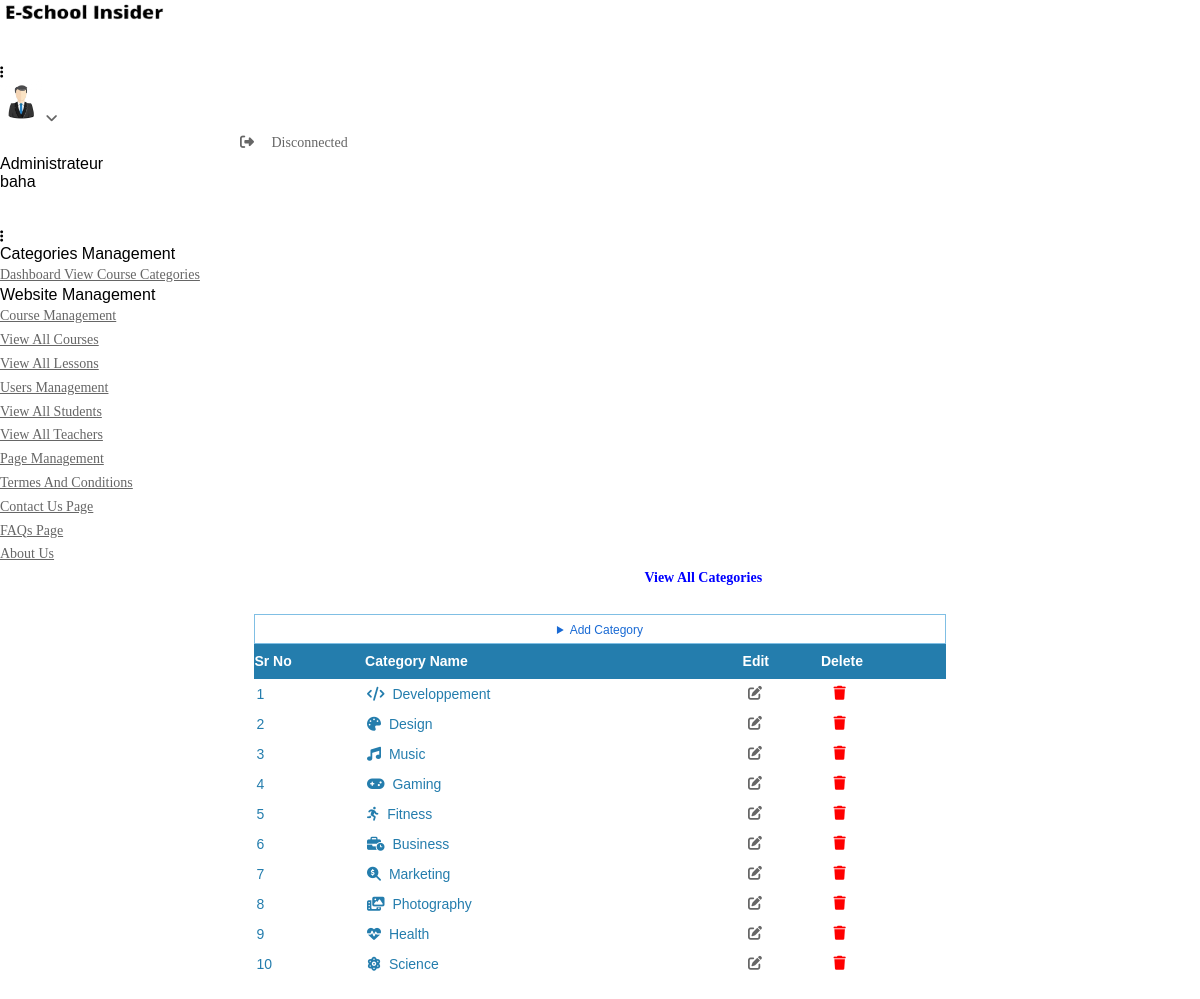
/admin/index.php?categories (signed in), run on the app's committed database.
### tables this page shows
CREATE TABLE `categories` (
  `cat_id` int(11) NOT NULL,
  `cat_name` varchar(255) NOT NULL,
  `cat_icon` varchar(255) NOT NULL
);

### www/admin/function.php (the view, shortened to what this page needs)
<?php
function view_cat(){
    include("db.php");
    $get_cat=$conn->prepare("select * from categories");
    $get_cat->setFetchMode(PDO:: FETCH_ASSOC);
    $get_cat->execute();
    $i=1;
    while($row=$get_cat->fetch()):
        echo "<tr>
        <td>".$i++."</td>
    <td>".$row['cat_icon']." &nbsp;".$row['cat_name']."</td>
        <td><a style='text-decoration:none' href='index.php?categories&edit_cat=".$row['cat_id']."'>&nbsp;<i class='fas fa-edit'></i></a></td>
        <td><a style='text-decoration:none ;color:#f00' href='index.php?categories&del_cat=".$row['cat_id']."'>&nbsp;&nbsp;&nbsp;<i class='fas fa-trash'></i></a></td>
        <tr>";
    endwhile;
}
?>

### www/admin/index.php (shortened to what this page needs)
<!doctype html>
<html lang="en">
<head>
    <link href="https://stackpath.bootstrapcdn.com/font-awesome/4.7.0/css/font-awesome.min.css" rel="stylesheet">
<link href="./main.css" rel="stylesheet">
<link href="css1.css" rel="stylesheet">
</head>
<body>
   <?php include ("header.php");
         include ("body-left.php");
   ?>
</body>
</html>

### www/admin/header.php (shortened to what this page needs)
<?php include("function.php"); ?>
<?php session_start();
if(isset($_SESSION['AdminLoginId']))
{
?>
<!doctype html>
<html lang="en">
<head>
<link href="./main.css" rel="stylesheet"></head>
<body>
    <div class="app-container app-theme-white body-tabs-shadow fixed-sidebar fixed-header">
        <div class="app-header header-shadow">
            <div class="app-header__logo">
                <div class="logo-src">
                    <img src="assets/images/logo_black.png" alt="#">
                </div>
                <div class="header__pane ml-auto">
                    <div>
                    </div>
                </div>
            </div>
            <div class="app-header__mobile-menu">
                <div>
                </div>
            </div>
            <div class="app-header__menu">
                <span>
                    <button type="button" class="btn-icon btn-icon-only btn btn-primary btn-sm mobile-toggle-header-nav">
                        <span class="btn-icon-wrapper">
                            <i class="fa fa-ellipsis-v fa-w-6"></i>
                        </span>
                    </button>
                </span>
            </div>    <div class="app-header__content">
                <div class="app-header-right">
                    <div class="header-btn-lg pr-0">
                        <div class="widget-content p-0">
                            <div class="widget-content-wrapper">
                                <div class="widget-content-left">
                                    <div class="btn-group">
                                        <a data-toggle="dropdown" aria-haspopup="true" aria-expanded="false" class="p-0 btn">
                                            <img width="42" class="rounded-circle" src="assets/images/avatars/1.jpg" alt="">
                                            <i class="fa fa-angle-down ml-2 opacity-8"></i>
                                        </a>
                                        <form method="post">
                                        <div tabindex="-1" role="menu" aria-hidden="true" class="dropdown-menu dropdown-menu-right">
                                            <a style="text-decoration: none;" href="logout.php"><i style="margin-left: 20%;" class="fas fa-sign-out-alt"></i>&nbsp;&nbsp;&nbsp; &nbsp;Disconnected</a>
                                        </div>
                                    </div>
                                </div>
                                <div class="widget-content-left  ml-3 header-user-info">
                                    <div class="widget-heading">
                                    Administrateur
                                    </div>
                                    <div class="widget-subheading">
                                    <?php echo $_SESSION['AdminLoginId'] ?>
                                    </div>
                                </div>
                            </div>
                        </div>
                    </div>        </div>
            </div>
        </div>
        <?php
}else{
     header("Location: signin.php");
     exit();
}
 ?>
</body>
</html>

### www/admin/body-left.php (shortened to what this page needs)
<!doctype html>
<html lang="en">
<head>
<link href="./main.css" rel="stylesheet"></head>
<div class="app-main">
                <div class="app-sidebar sidebar-shadow">
                    <div class="app-header__logo">
                        <div class="header__pane ml-auto">
                            <div>
                            </div>
                        </div>
                    </div>
                    <div class="app-header__mobile-menu">
                        <div>
                        </div>
                    </div>
                    <div class="app-header__menu">
                        <span>
                            <button type="button" class="btn-icon btn-icon-only btn btn-primary btn-sm mobile-toggle-header-nav">
                                <span class="btn-icon-wrapper">
                                    <i class="fa fa-ellipsis-v fa-w-6"></i>
                                </span>
                            </button>
                        </span>
                    </div>    <div class="scrollbar-sidebar">
                        <div class="app-sidebar__inner">
                            <ul class="vertical-nav-menu">
                                <li class="app-sidebar__heading">Categories Management</li>
                                <li>
                                    <a href="index.php?dash" class="mm-active">
                                        Dashboard
                                    </a>
                                    <a href="index.php?categories" >
                                        View Course Categories</a>
                                <li class="app-sidebar__heading">Website Management</li>
                                <li
                                >
                                    <a href="#">
                                        Course Management
                                    </a>
                                    <ul
                                    >
                                        <li>
                                            <a href="index.php?add_course">
                                                View All Courses
                                            </a>
                                        </li>
                                        <li>
                                            <a href="index.php?lesson">
                                                View All Lessons
                                            </a>
                                        </li>
                                    </ul>
                                </li>
                                <li
                                >
                                    <a href="#">
                                        Users Management
                                    </a>
                                    <ul
                                    >
                                        <li>
                                            <a href="index.php?learner">
                                                View All Students
                                            </a>
                                        </li>
                                        <li>
                                            <a href="index.php?teacher">
                                                View All Teachers
                                            </a>
                                        </li>
                                    </ul>
                                </li>
                                <li  >
                                    <a href="#">
                                        Page Management
                                    </a>
                                    <ul
                                    >
                                     <li>
                                        <a href="index.php?terms">
                                            Termes And Conditions
                                        </a>
                                     </li>
                                     <li>
                                        <a href="index.php?contact">
                                            Contact Us Page
                                        </a>
                                     </li>
                                     <li>
                                        <a href="index.php?faqs">
                                            FAQs Page
                                        </a>
                                     </li>
                                     <li>
                                        <a href="index.php?about">
                                            About Us
                                        </a>
                                     </li>
                                </ul>
                            </li>
                            </div>
                    </div>
                    </div>
                    <?php
                    if (isset($_GET['categories'])){
                      include("categories.php");
                    }
                    ?>
                           </body>
</html>

### www/admin/categories.php (shortened to what this page needs)
<!doctype html>
<html lang="en">
<head>
    <body>
<link href="./main.css" rel="stylesheet">
<link href="./style.css" rel="stylesheet"></head>
                       <div class="app-main__outer">
                       <?php
                                       if (isset($_GET['edit_cat'])) {
                                       echo edit_cat();
                                    } else{
                                        ?>
                         <div class="app-main__inner">
                        <div class="app-page-title">
                            <div class="page-title-wrapper ">
                                <div class="page-title-heading">
                                <h3> <p style="color:blue;text-align:center;"> &nbsp; &nbsp; &nbsp; &nbsp; &nbsp; &nbsp; &nbsp; &nbsp; &nbsp; &nbsp; &nbsp; &nbsp; &nbsp; &nbsp; &nbsp; &nbsp; &nbsp; &nbsp; &nbsp; &nbsp; &nbsp; &nbsp; &nbsp; &nbsp; &nbsp; &nbsp; &nbsp; &nbsp; &nbsp; &nbsp;View All Categories</em></strong></p>
                                </h3>
                                      </div>
                                      </div></div>
                                      <div id='add'>
                                          <details>
                                              <summary>Add Category</summary>
                                        </details>
<table cellspacing="0">
    <tr>
        <th>Sr No</th>
        <th>Category Name</th>
        <th>Edit</th>
        <th>Delete</th>
</tr>
<?php view_cat(); ?>
</table>
                                      </div>
                                      </div>
                                </body>
</html>
<?php echo add_cat() ;} ?>

### www/css/main.css (style rules this page uses)
* { margin: 0px; padding: 0px; box-sizing: border-box; }
body, html { height: 100%; font-family: Poppins-Regular, sans-serif; }
a { font-family: Poppins-Regular; font-size: 14px; line-height: 1.7; color: #666666; margin: 0px; transition: all 0.4s; -webkit-transition: all 0.4s; -o-transition: all 0.4s; -moz-transition: all 0.4s; }
h1,h2,h3,h4,h5,h6 { margin: 0px; }
p { font-family: Poppins-Regular; font-size: 14px; line-height: 1.7; color: #666666; margin: 0px; }
ul, li { margin: 0px; list-style-type: none; }
button { outline: none !important; border: none; background: transparent; }

### www/admin/css1.css (style rules this page uses)
body { background: url("http://www.vancouverad.com/bgimg/img/noise_pattern_with_crosslines.png") repeat; font-family: helvetica, arial, sans-serif; }

### www/admin/style.css (style rules this page uses)
#add { width: 100%; padding: 2%; box-sizing: border-box; }
#add details { width: 60%; margin: auto; }
#add details summary { line-height: 30px; width: 100%; height: 30px; color: #196ad4; border: 1px solid rgb(128, 191, 228); font-size: 12px; text-align: center; outline: none; cursor: pointer; }
#add table { width: 60%; margin: auto; }
#add table tr th { height: 35px; background: rgb(36, 125, 173); font-size: 14px; color: #fff; box-sizing: border-box; text-align: left; }
#add table tr td { color: rgb(36, 125, 173); height: 30px; padding-left: 2%; box-sizing: border-box; padding: 2px; font-size: 14px; }

### data on the page
categories: cat_name "Developpement"
categories: cat_name "Design"
categories: cat_name "Music"
categories: cat_name "Gaming"
categories: cat_name "Fitness"
categories: cat_name "Business"
categories: cat_name "Marketing"
categories: cat_name "Photography"
categories: cat_name "Health"
categories: cat_name "Science"

### other printed values
$_SESSION['AdminLoginId'] "baha"
